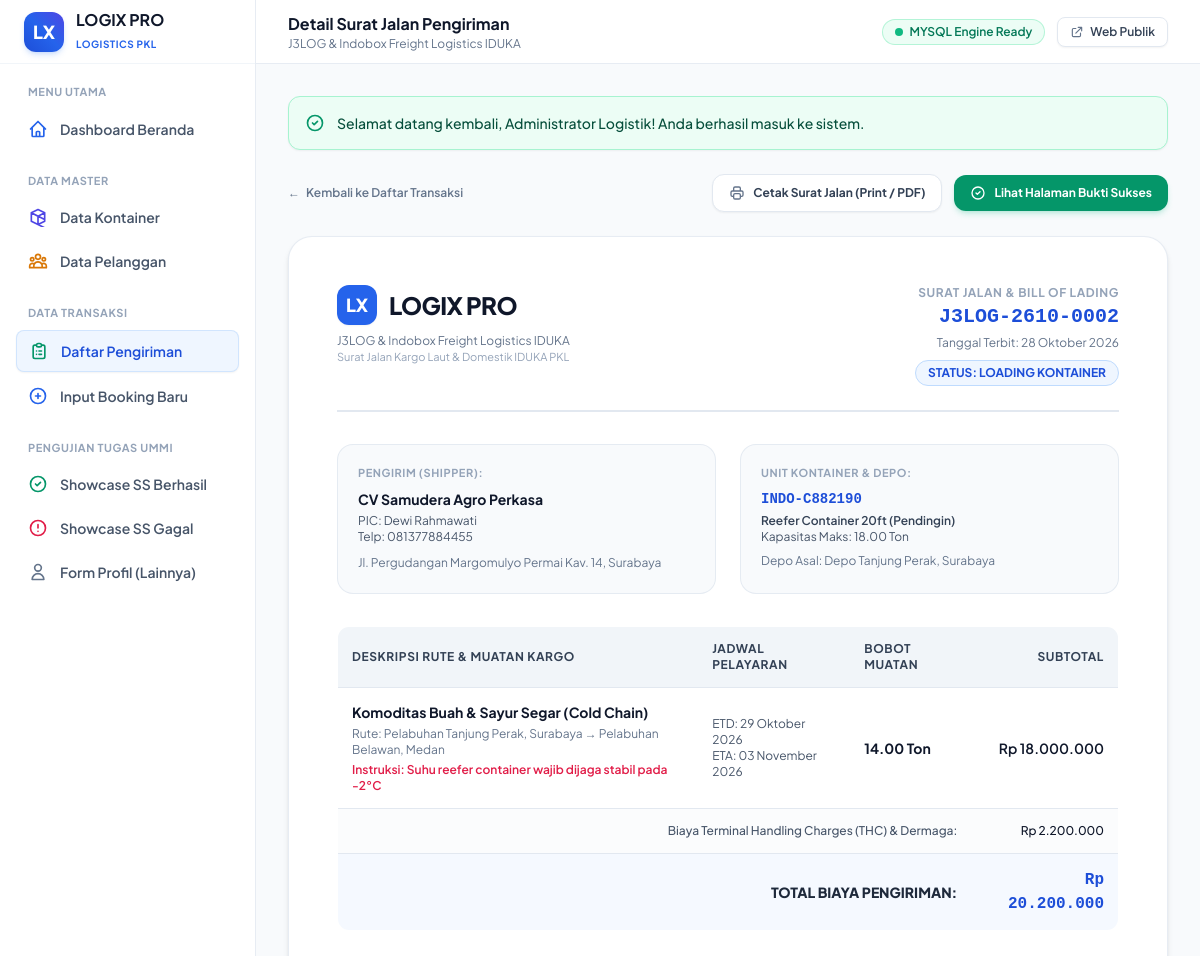
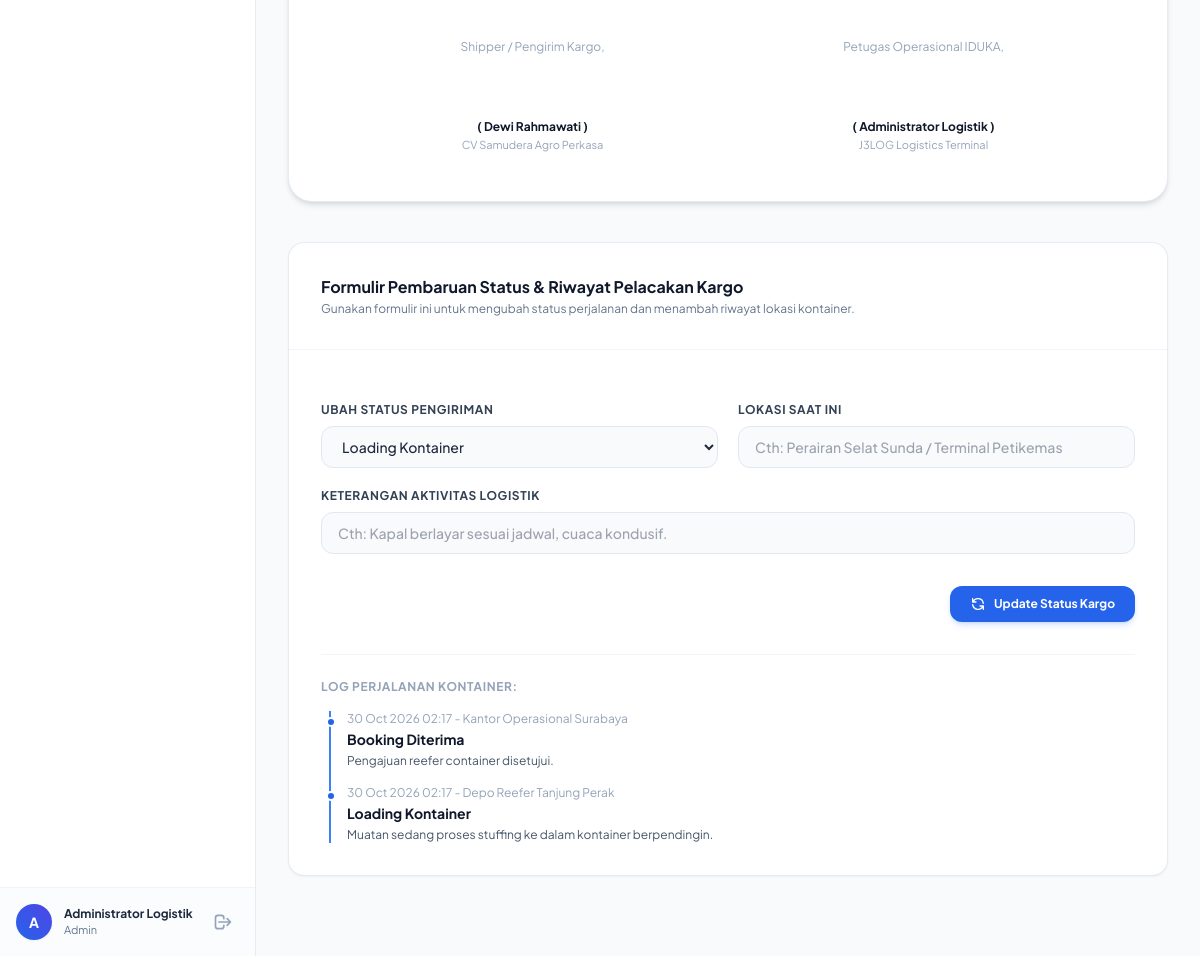
Page /transaksi_detail.php?id=2 (signed in) on the committed database (2 pictures, top to bottom).
### tables this page shows
CREATE TABLE `transaksi_pengiriman` (
  `id` INT AUTO_INCREMENT PRIMARY KEY,
  `no_resi` VARCHAR(50) NOT NULL UNIQUE,
  `id_pelanggan` INT NOT NULL,
  `id_kontainer` INT NOT NULL,
  `pelabuhan_asal` VARCHAR(100) NOT NULL,
  `pelabuhan_tujuan` VARCHAR(100) NOT NULL,
  `jenis_muatan` VARCHAR(150) NOT NULL,
  `berat_muatan_ton` DECIMAL(8,2) NOT NULL,
  `tanggal_booking` DATE NOT NULL,
  `tanggal_muat` DATE NOT NULL,
  `estimasi_tiba` DATE NOT NULL,
  `tarif_freight` DECIMAL(14,2) NOT NULL,
  `biaya_handling` DECIMAL(14,2) NOT NULL,
  `total_biaya` DECIMAL(14,2) NOT NULL,
  `status_pengiriman` ENUM('Draft / Booking', 'Loading Kontainer', 'Sailing / Dalam Perjalanan', 'Tiba di Tujuan', 'Selesai') DEFAULT 'Draft / Booking',
  `catatan` TEXT,
  `created_by` INT DEFAULT 1,
  `created_at` TIMESTAMP DEFAULT CURRENT_TIMESTAMP,
  FOREIGN KEY (`id_pelanggan`) REFERENCES `pelanggan`(`id`) ON DELETE CASCADE,
  FOREIGN KEY (`id_kontainer`) REFERENCES `kontainer`(`id`) ON DELETE CASCADE,
  FOREIGN KEY (`created_by`) REFERENCES `users`(`id`) ON DELETE SET NULL
);

CREATE TABLE `pelanggan` (
  `id` INT AUTO_INCREMENT PRIMARY KEY,
  `kode_pelanggan` VARCHAR(20) NOT NULL UNIQUE,
  `nama_perusahaan` VARCHAR(150) NOT NULL,
  `penanggung_jawab` VARCHAR(100) NOT NULL,
  `no_telp` VARCHAR(25) NOT NULL,
  `email` VARCHAR(100) NOT NULL,
  `alamat` TEXT NOT NULL,
  `created_at` TIMESTAMP DEFAULT CURRENT_TIMESTAMP
);

CREATE TABLE `kontainer` (
  `id` INT AUTO_INCREMENT PRIMARY KEY,
  `nomor_kontainer` VARCHAR(30) NOT NULL UNIQUE,
  `tipe_kontainer` VARCHAR(50) NOT NULL,
  `kapasitas_ton` DECIMAL(8,2) NOT NULL,
  `lokasi_depo` VARCHAR(100) NOT NULL,
  `kondisi` VARCHAR(50) NOT NULL DEFAULT 'Layak Muat',
  `status` ENUM('Tersedia', 'Sedang Digunakan', 'Dalam Perjalanan', 'Perawatan') DEFAULT 'Tersedia',
  `created_at` TIMESTAMP DEFAULT CURRENT_TIMESTAMP
);

CREATE TABLE `users` (
  `id` INT AUTO_INCREMENT PRIMARY KEY,
  `nama_lengkap` VARCHAR(100) NOT NULL,
  `username` VARCHAR(50) NOT NULL UNIQUE,
  `email` VARCHAR(100) NOT NULL UNIQUE,
  `password` VARCHAR(255) NOT NULL,
  `role` ENUM('admin', 'operator') DEFAULT 'operator',
  `foto` VARCHAR(255) DEFAULT 'default-avatar.png',
  `created_at` TIMESTAMP DEFAULT CURRENT_TIMESTAMP
);

CREATE TABLE `riwayat_status` (
  `id` INT AUTO_INCREMENT PRIMARY KEY,
  `id_transaksi` INT NOT NULL,
  `status` VARCHAR(100) NOT NULL,
  `lokasi` VARCHAR(150) NOT NULL,
  `keterangan` TEXT,
  `waktu` TIMESTAMP DEFAULT CURRENT_TIMESTAMP,
  FOREIGN KEY (`id_transaksi`) REFERENCES `transaksi_pengiriman`(`id`) ON DELETE CASCADE
);

### config/database.php (called while the page is built, shortened)
<?php
function rupiah($angka) {
    return 'Rp ' . number_format($angka, 0, ',', '.');
}
function tanggalIndo($tanggal) {
    $bulan = [
        1 => 'Januari', 'Februari', 'Maret', 'April', 'Mei', 'Juni',
        'Juli', 'Agustus', 'September', 'Oktober', 'November', 'Desember'
    ];
    $pecahkan = explode('-', date('Y-m-d', strtotime($tanggal)));
    return $pecahkan[2] . ' ' . $bulan[(int)$pecahkan[1]] . ' ' . $pecahkan[0];
}

### transaksi_detail.php (the view, shortened to what this page needs)
<?php
require_once __DIR__ . '/includes/header.php';
$id = (int)($_GET['id'] ?? 0);
$stmt = $db->prepare("
    SELECT t.*, p.nama_perusahaan, p.penanggung_jawab, p.no_telp, p.email, p.alamat as alamat_shipper,
           k.nomor_kontainer, k.tipe_kontainer, k.kapasitas_ton, k.lokasi_depo,
           u.nama_lengkap as pembuat_surat
    FROM transaksi_pengiriman t
    JOIN pelanggan p ON t.id_pelanggan = p.id
    JOIN kontainer k ON t.id_kontainer = k.id
    LEFT JOIN users u ON t.created_by = u.id
    WHERE t.id = ?
");
$stmt->execute([$id]);
$trx = $stmt->fetch();
$stmtHistory = $db->prepare("SELECT * FROM riwayat_status WHERE id_transaksi = ? ORDER BY waktu DESC");
$stmtHistory->execute([$id]);
$histories = $stmtHistory->fetchAll();
?>
<div class="no-print flex flex-col sm:flex-row sm:items-center justify-between gap-4 mb-6">
    <a href="transaksi.php" class="inline-flex items-center gap-1.5 text-xs font-semibold text-slate-500 hover:text-slate-800 transition-colors">
        <span>&larr;</span>
        <span>Kembali ke Daftar Transaksi</span>
    </a>
    <div class="flex items-center gap-3">
        <button type="button" class="inline-flex items-center gap-2 px-4 py-2.5 rounded-xl bg-white border border-slate-200 text-slate-700 hover:bg-slate-50 font-bold text-xs shadow-sm transition-all" onclick="window.print()">
            <span>Cetak Surat Jalan (Print / PDF)</span>
        </button>
        <a href="konfirmasi_berhasil.php?id=<?= $trx['id'] ?>" class="inline-flex items-center gap-2 px-4 py-2.5 rounded-xl bg-emerald-600 hover:bg-emerald-700 text-white font-bold text-xs shadow-md shadow-emerald-500/20 transition-all">
            <svg class="w-4 h-4" fill="none" stroke="currentColor" viewBox="0 0 24 24"><path stroke-linecap="round" stroke-linejoin="round" stroke-width="2" d="M9 12l2 2 4-4m6 2a9 9 0 11-18 0 9 9 0 0118 0z"/></svg>
            <span>Lihat Halaman Bukti Sukses</span>
        </a>
    </div>
</div>
<div class="bg-white rounded-3xl border border-slate-200/80 shadow-md p-8 md:p-12 max-w-4xl mx-auto mb-10">
    <div class="flex flex-col sm:flex-row sm:items-start justify-between border-b-2 border-slate-200 pb-6 mb-8 gap-4">
        <div>
            <div class="flex items-center gap-3 mb-2">
                <div class="w-10 h-10 rounded-xl bg-blue-600 text-white font-extrabold flex items-center justify-center text-lg shadow-sm">
                    LX
                </div>
                <div>
                    <h2 class="text-2xl font-black text-slate-900 tracking-tight"><?= APP_NAME ?></h2>
                </div>
            </div>
            <div class="text-xs text-slate-500"><?= APP_COMPANY ?></div>
            <div class="text-[11px] text-slate-400">Surat Jalan Kargo Laut & Domestik IDUKA PKL</div>
        </div>
        <div class="sm:text-right">
            <div class="text-xs font-bold uppercase tracking-wider text-slate-400">SURAT JALAN & BILL OF LADING</div>
            <h3 class="text-xl font-extrabold font-mono text-blue-700 mt-0.5"><?= htmlspecialchars($trx['no_resi']) ?></h3>
            <div class="text-xs text-slate-500 mt-1">Tanggal Terbit: <?= tanggalIndo($trx['tanggal_booking']) ?></div>
            <div class="mt-2">
                <span class="inline-flex items-center px-3 py-1 rounded-full text-xs font-bold bg-blue-50 text-blue-700 border border-blue-200">
                    STATUS: <?= strtoupper($trx['status_pengiriman']) ?>
                </span>
            </div>
        </div>
    </div>
    <div class="grid grid-cols-1 md:grid-cols-2 gap-6 mb-8">
        <div class="bg-slate-50 p-5 rounded-2xl border border-slate-200/80 text-xs">
            <div class="text-[11px] font-bold uppercase tracking-wider text-slate-400 mb-2">PENGIRIM (SHIPPER):</div>
            <strong class="text-sm font-bold text-slate-900 block"><?= htmlspecialchars($trx['nama_perusahaan']) ?></strong>
            <div class="text-slate-600 mt-1">PIC: <?= htmlspecialchars($trx['penanggung_jawab']) ?></div>
            <div class="text-slate-600">Telp: <?= htmlspecialchars($trx['no_telp']) ?></div>
            <div class="text-slate-500 mt-2 leading-relaxed"><?= htmlspecialchars($trx['alamat_shipper']) ?></div>
        </div>
        <div class="bg-slate-50 p-5 rounded-2xl border border-slate-200/80 text-xs">
            <div class="text-[11px] font-bold uppercase tracking-wider text-slate-400 mb-2">UNIT KONTAINER & DEPO:</div>
            <strong class="text-sm font-bold font-mono text-blue-700 block"><?= htmlspecialchars($trx['nomor_kontainer']) ?></strong>
            <div class="text-slate-700 font-semibold mt-1"><?= htmlspecialchars($trx['tipe_kontainer']) ?></div>
            <div class="text-slate-600">Kapasitas Maks: <?= number_format($trx['kapasitas_ton'], 2) ?> Ton</div>
            <div class="text-slate-500 mt-2">Depo Asal: <?= htmlspecialchars($trx['lokasi_depo']) ?></div>
        </div>
    </div>
    <div class="overflow-x-auto mb-8">
        <table class="w-full text-left text-xs border border-slate-200 rounded-xl overflow-hidden">
            <thead class="bg-slate-100 text-slate-700 font-bold uppercase tracking-wider border-b border-slate-200">
                <tr>
                    <th class="p-3.5">Deskripsi Rute & Muatan Kargo</th>
                    <th class="p-3.5">Jadwal Pelayaran</th>
                    <th class="p-3.5">Bobot Muatan</th>
                    <th class="p-3.5 text-right">Subtotal</th>
                </tr>
            </thead>
            <tbody class="divide-y divide-slate-200">
                <tr>
                    <td class="p-3.5">
                        <strong class="text-slate-900 text-sm"><?= htmlspecialchars($trx['jenis_muatan']) ?></strong>
                        <div class="text-slate-500 mt-1">
                            Rute: <?= htmlspecialchars($trx['pelabuhan_asal']) ?> &rarr; <?= htmlspecialchars($trx['pelabuhan_tujuan']) ?>
                        </div>
                        <?php if (!empty($trx['catatan'])): ?>
                            <div class="text-rose-600 font-semibold mt-1">Instruksi: <?= htmlspecialchars($trx['catatan']) ?></div>
                        <?php endif; ?>
                    </td>
                    <td class="p-3.5 text-slate-600">
                        <div>ETD: <?= tanggalIndo($trx['tanggal_muat']) ?></div>
                        <div>ETA: <?= tanggalIndo($trx['estimasi_tiba']) ?></div>
                    </td>
                    <td class="p-3.5 font-bold text-slate-900 text-sm">
                        <?= number_format($trx['berat_muatan_ton'], 2) ?> Ton
                    </td>
                    <td class="p-3.5 text-right font-semibold text-slate-900 text-sm">
                        <?= rupiah($trx['tarif_freight']) ?>
                    </td>
                </tr>
                <tr class="bg-slate-50/50">
                    <td colspan="3" class="p-3.5 text-right font-medium text-slate-600">Biaya Terminal Handling Charges (THC) & Dermaga:</td>
                    <td class="p-3.5 text-right font-medium text-slate-900"><?= rupiah($trx['biaya_handling']) ?></td>
                </tr>
                <tr class="bg-blue-50/60 font-extrabold text-sm border-t-2 border-slate-300">
                    <td colspan="3" class="p-3.5 text-right text-slate-800">TOTAL BIAYA PENGIRIMAN:</td>
                    <td class="p-3.5 text-right text-blue-700 font-mono text-base"><?= rupiah($trx['total_biaya']) ?></td>
                </tr>
            </tbody>
        </table>
    </div>
    <div class="grid grid-cols-2 text-center text-xs mt-12 pt-4">
        <div>
            <div class="text-slate-400 mb-16">Shipper / Pengirim Kargo,</div>
            <strong class="text-slate-900 block font-bold">( <?= htmlspecialchars($trx['penanggung_jawab']) ?> )</strong>
            <div class="text-[11px] text-slate-400 mt-0.5"><?= htmlspecialchars($trx['nama_perusahaan']) ?></div>
        </div>
        <div>
            <div class="text-slate-400 mb-16">Petugas Operasional IDUKA,</div>
            <strong class="text-slate-900 block font-bold">( <?= htmlspecialchars($trx['pembuat_surat'] ?? 'Petugas Logistik') ?> )</strong>
            <div class="text-[11px] text-slate-400 mt-0.5">J3LOG Logistics Terminal</div>
        </div>
    </div>
</div>
<div class="no-print max-w-4xl mx-auto bg-white rounded-2xl border border-slate-200/80 shadow-sm overflow-hidden mb-12">
    <div class="p-6 md:p-8 border-b border-slate-100">
        <h3 class="text-base font-bold text-slate-900">Formulir Pembaruan Status &amp; Riwayat Pelacakan Kargo</h3>
        <p class="text-xs text-slate-500 mt-0.5">Gunakan formulir ini untuk mengubah status perjalanan dan menambah riwayat lokasi kontainer.</p>
    </div>
    <div class="p-6 md:p-8">
        <form action="transaksi_detail.php?id=<?= $trx['id'] ?>" method="POST" class="space-y-5">
            <div class="grid grid-cols-1 md:grid-cols-2 gap-5">
                <div>
                    <label for="status_pengiriman" class="block text-xs font-bold text-slate-700 uppercase tracking-wider mb-2">Ubah Status Pengiriman</label>
                    <select name="status_pengiriman" id="status_pengiriman" class="w-full bg-slate-50 border border-slate-200 rounded-xl px-4 py-2.5 text-slate-800 text-sm focus:outline-none focus:ring-4 focus:ring-blue-100 focus:border-blue-500 font-medium transition-all">
                        <option value="Loading Kontainer" <?= $trx['status_pengiriman'] === 'Loading Kontainer' ? 'selected' : '' ?>>Loading Kontainer</option>
                    </select>
                </div>
                <div>
                    <label for="lokasi_update" class="block text-xs font-bold text-slate-700 uppercase tracking-wider mb-2">Lokasi Saat Ini</label>
                    <input type="text" name="lokasi_update" id="lokasi_update" class="w-full bg-slate-50 border border-slate-200 rounded-xl px-4 py-2.5 text-slate-800 text-sm focus:outline-none focus:ring-4 focus:ring-blue-100 focus:border-blue-500 font-medium transition-all" placeholder="Cth: Perairan Selat Sunda / Terminal Petikemas">
                </div>
                <div class="md:col-span-2">
                    <label for="keterangan_update" class="block text-xs font-bold text-slate-700 uppercase tracking-wider mb-2">Keterangan Aktivitas Logistik</label>
                    <input type="text" name="keterangan_update" id="keterangan_update" class="w-full bg-slate-50 border border-slate-200 rounded-xl px-4 py-2.5 text-slate-800 text-sm focus:outline-none focus:ring-4 focus:ring-blue-100 focus:border-blue-500 font-medium transition-all" placeholder="Cth: Kapal berlayar sesuai jadwal, cuaca kondusif.">
                </div>
            </div>
            <div class="flex justify-end pt-3">
                <button type="submit" class="inline-flex items-center gap-2 px-5 py-2.5 rounded-xl bg-blue-600 hover:bg-blue-700 text-white font-bold text-xs shadow-md shadow-blue-500/20 transition-all">
                    <svg class="w-4 h-4" fill="none" stroke="currentColor" viewBox="0 0 24 24"><path stroke-linecap="round" stroke-linejoin="round" stroke-width="2" d="M4 4v5h.582m15.356 2A8.001 8.001 0 004.582 9m0 0H9m11 11v-5h-.581m0 0a8.003 8.003 0 01-15.357-2m15.357 2H15"/></svg>
                    <span>Update Status Kargo</span>
                </button>
            </div>
        </form>
        <div class="mt-8 pt-6 border-t border-slate-100">
            <h4 class="text-xs font-bold text-slate-400 uppercase tracking-wider mb-4">Log Perjalanan Kontainer:</h4>
            <?php if (empty($histories)): ?>
                <p class="text-xs text-slate-400">Belum ada log pergerakan.</p>
            <?php else: ?>
                <ul class="space-y-4 border-l-2 border-blue-500 pl-4 ml-2">
                    <?php foreach ($histories as $h): ?>
                        <li class="relative">
                            <span class="absolute -left-[21px] top-1.5 w-2.5 h-2.5 rounded-full bg-blue-600 border-2 border-white"></span>
                            <div class="text-xs text-slate-400"><?= date('d M Y H:i', strtotime($h['waktu'])) ?> - <?= htmlspecialchars($h['lokasi']) ?></div>
                            <strong class="text-sm text-slate-900 font-bold"><?= htmlspecialchars($h['status']) ?></strong>
                            <div class="text-xs text-slate-600 mt-0.5"><?= htmlspecialchars($h['keterangan']) ?></div>
                        </li>
                    <?php endforeach; ?>
                </ul>
            <?php endif; ?>
        </div>
    </div>
</div>
<?php require_once __DIR__ . '/includes/footer.php'; ?>

### rows in the picture
transaksi_pengiriman: no_resi "J3LOG-2610-0002", tanggal_booking "28 Oktober 2026", status_pengiriman "LOADING KONTAINER", id_pelanggan.nama_perusahaan "CV Samudera Agro Perkasa", id_pelanggan.penanggung_jawab "Dewi Rahmawati", id_pelanggan.no_telp "081377884455", id_pelanggan.alamat "Jl. Pergudangan Margomulyo Permai Kav. 14, Surabaya", id_kontainer.nomor_kontainer "INDO-C882190", id_kontainer.tipe_kontainer "Reefer Container 20ft (Pendingin)", id_kontainer.kapasitas_ton "18.00", id_kontainer.lokasi_depo "Depo Tanjung Perak, Surabaya", jenis_muatan "Komoditas Buah & Sayur Segar (Cold Chain)", pelabuhan_asal "Pelabuhan Tanjung Perak, Surabaya", pelabuhan_tujuan "Pelabuhan Belawan, Medan", catatan "Suhu reefer container wajib dijaga stabil pada -2°C", tanggal_muat "29 Oktober 2026", estimasi_tiba "03 November 2026", berat_muatan_ton "14.00", tarif_freight "Rp 18.000.000", biaya_handling "Rp 2.200.000", total_biaya "Rp 20.200.000", created_by.nama_lengkap "Administrator Logistik", status_pengiriman "Loading Kontainer"
riwayat_status: waktu "30 Oct 2026 02:17", lokasi "Kantor Operasional Surabaya", status "Booking Diterima", keterangan "Pengajuan reefer container disetujui."
riwayat_status: waktu "30 Oct 2026 02:17", lokasi "Depo Reefer Tanjung Perak", status "Loading Kontainer", keterangan "Muatan sedang proses stuffing ke dalam kontainer berpendingin."

### other values in the picture
substr($user['nama_lengkap'], 0, 1) "A"
$user['nama_lengkap'] "Administrator Logistik"
$user['role'] "Admin"
$pageTitle "Detail Surat Jalan Pengiriman"
APP_COMPANY "J3LOG & Indobox Freight Logistics IDUKA"
$driverName "MYSQL"
$flash['message'] "Selamat datang kembali, Administrator Logistik! Anda berhasil masuk ke sistem."
APP_NAME "LOGIX PRO"
